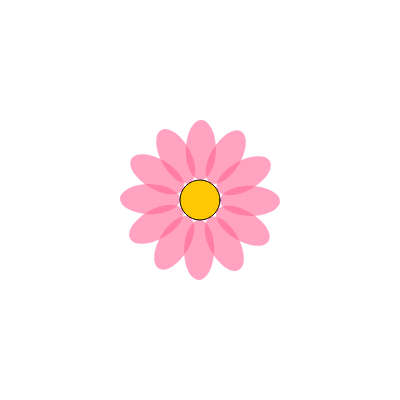
Frame 1 (no input)
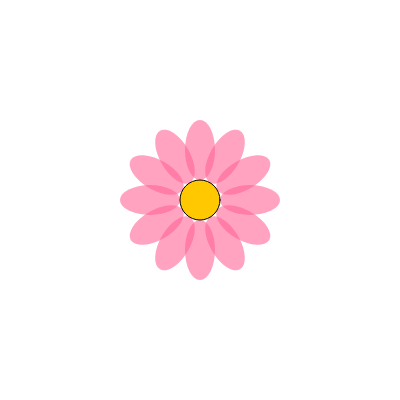
Frame 60 (no input)
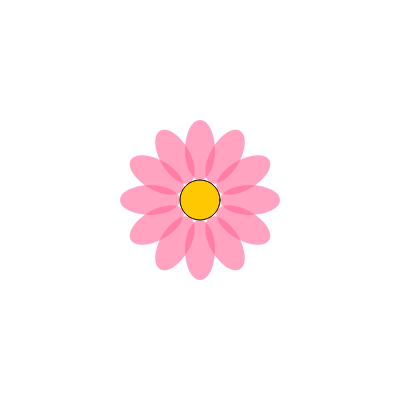
Frame 120 (the mouse pressed at the canvas centre since frame 60)

The p5.js sketch that drew these frames (run headless with seeded random() and noise() and a simulated clock; from frame 60 on, the mouse is pressed at the canvas centre):

// p5.js sketch
// ── sketch.js
function setup() {
  createCanvas(400, 400);
  angleMode(DEGREES);
}

function draw() {
  background(255);
  translate(width / 2, height / 2);

  for (let i = 0; i < 360; i += 30) {
    push();
    rotate(i + frameCount);
    fill(255, 100, 150, 150);
    noStroke();
    ellipse(50, 0, 60, 30);
    pop();
  }

  fill(255, 200, 0);
  ellipse(0, 0, 40); 
}
